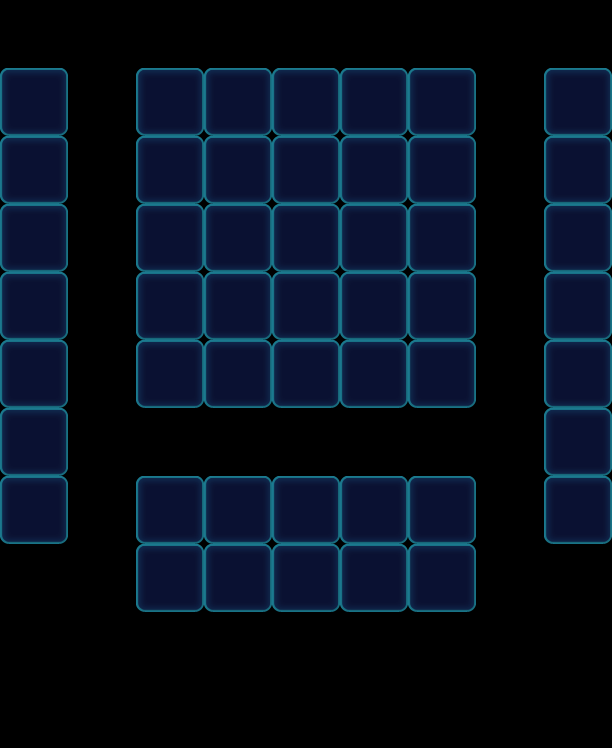

The image is a tile-based game level rendered from a .tmx file. Its description and source (layers, tilesets, objects; grid data summarised) follow:
An orthogonal 9x11 tile map with 68x68 px tiles, 1 tile layer (Valid), 2 tilesets and 10 objects (10x Factory_Normal).

<map version="1.0" orientation="orthogonal" width="9" height="11" tilewidth="68" tileheight="68">
 <properties>
  <property name="Connect" value="07,27,1|87,67,1|28,21,1|38,31,1|48,41,1|58,51,1|68,61,1" />
 </properties>
 <tileset firstgid="1" name="game_grid1" tilewidth="68" tileheight="68">
  <image source="game_grid1.png" width="68" height="68" />
 </tileset>
 <tileset firstgid="2" name="map" tilewidth="68" tileheight="68">
  <image source="map.png" width="1024" height="1024" />
 </tileset>
 <layer name="Valid" width="9" height="11">
  <data>[99 cells, 49 non-empty, 1 distinct tile ids]</data>
 </layer>
 <objectgroup name="BottomObj" width="9" height="11" />
 <objectgroup name="MiddleObj" width="9" height="11" />
 <objectgroup color="#000000" name="TopObj" width="9" height="11">
  <object name="10" type="Factory_Normal" x="0" y="0" width="68" height="68">
   <properties>
    <property name="FactoryColorsConfig" value="Blue,Pink,Yellow,Purple,Orange" />
   </properties>
  </object>
  <object name="10" type="Factory_Normal" x="136" y="0" width="68" height="68">
   <properties>
    <property name="FactoryColorsConfig" value="Blue,Pink,Yellow,Purple,Orange" />
   </properties>
  </object>
  <object name="10" type="Factory_Normal" x="204" y="0" width="68" height="68">
   <properties>
    <property name="FactoryColorsConfig" value="Blue,Pink,Yellow,Purple,Orange" />
   </properties>
  </object>
  <object name="10" type="Factory_Normal" x="272" y="0" width="68" height="68">
   <properties>
    <property name="FactoryColorsConfig" value="Blue,Pink,Yellow,Purple,Orange" />
   </properties>
  </object>
  <object name="10" type="Factory_Normal" x="340" y="0" width="68" height="68">
   <properties>
    <property name="FactoryColorsConfig" value="Blue,Pink,Yellow,Purple,Orange" />
   </properties>
  </object>
  <object name="10" type="Factory_Normal" x="408" y="0" width="68" height="68">
   <properties>
    <property name="FactoryColorsConfig" value="Blue,Pink,Yellow,Purple,Orange" />
   </properties>
  </object>
  <object name="10" type="Factory_Normal" x="544" y="0" width="68" height="68">
   <properties>
    <property name="FactoryColorsConfig" value="Blue,Pink,Yellow,Purple,Orange" />
   </properties>
  </object>
  <object name="10" type="Factory_Normal" x="204" y="408" width="68" height="68">
   <properties>
    <property name="FactoryColorsConfig" value="Blue,Pink,Yellow,Purple,Orange" />
   </properties>
  </object>
  <object name="10" type="Factory_Normal" x="272" y="408" width="68" height="68">
   <properties>
    <property name="FactoryColorsConfig" value="Blue,Pink,Yellow,Purple,Orange" />
   </properties>
  </object>
  <object name="10" type="Factory_Normal" x="340" y="408" width="68" height="68">
   <properties>
    <property name="FactoryColorsConfig" value="Blue,Pink,Yellow,Purple,Orange" />
   </properties>
  </object>
 </objectgroup>
</map>
